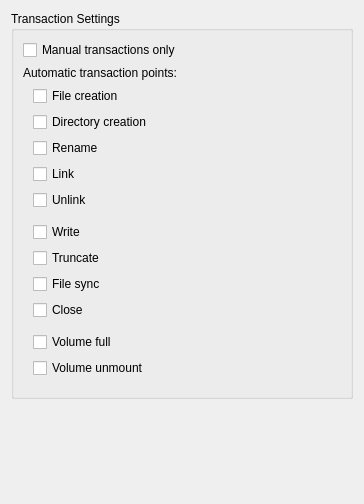
          <widget class="QWidget" name="scrollAreaWidgetContents_5">
           <property name="geometry">
            <rect>
             <x>0</x>
             <y>0</y>
             <width>364</width>
             <height>504</height>
            </rect>
           </property>
           <layout class="QVBoxLayout" name="verticalLayout_29">
            <item>
             <widget class="QGroupBox" name="gbTransactionPts">
              <property name="title">
               <string>Transaction Settings</string>
              </property>
              <layout class="QVBoxLayout" name="verticalLayout_30">
               <item>
                <layout class="QHBoxLayout" name="hlayTransactManual">
                 <item>
                  <widget class="QCheckBox" name="cbTransactManual">
                   <property name="text">
                    <string>Manual transactions only</string>
                   </property>
                  </widget>
                 </item>
                 <item>
                  <widget class="WarningBtn" name="wbtnTransactManual" native="true">
                   <property name="sizePolicy">
                    <sizepolicy hsizetype="Fixed" vsizetype="Ignored">
                     <horstretch>0</horstretch>
                     <verstretch>0</verstretch>
                    </sizepolicy>
                   </property>
                   <property name="minimumSize">
                    <size>
                     <width>18</width>
                     <height>0</height>
                    </size>
                   </property>
                   <property name="maximumSize">
                    <size>
                     <width>18</width>
                     <height>16777215</height>
                    </size>
                   </property>
                  </widget>
                 </item>
                </layout>
               </item>
               <item>
                <widget class="QLabel" name="label_43">
                 <property name="text">
                  <string>Automatic transaction points:</string>
                 </property>
                </widget>
               </item>
               <item>
                <widget class="QFrame" name="frameAutomaticTransactions">
                 <layout class="QVBoxLayout" name="vlayTransactionPtsAuto">
                  <property name="leftMargin">
                   <number>10</number>
                  </property>
                  <property name="topMargin">
                   <number>0</number>
                  </property>
                  <item>
                   <widget class="QCheckBox" name="cbTransactFileCreate">
                    <property name="text">
                     <string>File creation</string>
                    </property>
                   </widget>
                  </item>
                  <item>
                   <widget class="QCheckBox" name="cbTransactDirCreate">
                    <property name="text">
                     <string>Directory creation</string>
                    </property>
                   </widget>
                  </item>
                  <item>
                   <widget class="QCheckBox" name="cbTransactRename">
                    <property name="text">
                     <string>Rename</string>
                    </property>
                   </widget>
                  </item>
                  <item>
                   <widget class="QCheckBox" name="cbTransactLink">
                    <property name="text">
                     <string>Link</string>
                    </property>
                   </widget>
                  </item>
                  <item>
                   <widget class="QCheckBox" name="cbTransactUnlink">
                    <property name="text">
                     <string>Unlink</string>
                    </property>
                   </widget>
                  </item>
                  <item>
                   <spacer name="verticalSpacer_9">
                    <property name="orientation">
                     <enum>Qt::Vertical</enum>
                    </property>
                    <property name="sizeType">
                     <enum>QSizePolicy::Fixed</enum>
                    </property>
                    <property name="sizeHint" stdset="0">
                     <size>
                      <width>20</width>
                      <height>6</height>
                     </size>
                    </property>
                   </spacer>
                  </item>
                  <item>
                   <widget class="QCheckBox" name="cbTransactWrite">
                    <property name="text">
                     <string>Write</string>
                    </property>
                   </widget>
                  </item>
                  <item>
                   <widget class="QCheckBox" name="cbTransactTruncate">
                    <property name="text">
                     <string>Truncate</string>
                    </property>
                   </widget>
                  </item>
                  <item>
                   <widget class="QCheckBox" name="cbTransactFSync">
                    <property name="text">
                     <string>File sync</string>
                    </property>
                   </widget>
                  </item>
                  <item>
                   <widget class="QCheckBox" name="cbTransactClose">
                    <property name="text">
                     <string>Close</string>
                    </property>
                   </widget>
                  </item>
                  <item>
                   <spacer name="verticalSpacer_7">
                    <property name="orientation">
                     <enum>Qt::Vertical</enum>
                    </property>
                    <property name="sizeType">
                     <enum>QSizePolicy::Fixed</enum>
                    </property>
                    <property name="sizeHint" stdset="0">
                     <size>
                      <width>20</width>
                      <height>6</height>
                     </size>
                    </property>
                   </spacer>
                  </item>
                  <item>
                   <layout class="QHBoxLayout" name="hlayTransactVolFull">
                    <item>
                     <widget class="QCheckBox" name="cbTransactVolFull">
                      <property name="text">
                       <string>Volume full</string>
                      </property>
                     </widget>
                    </item>
                    <item>
                     <widget class="WarningBtn" name="wbtnTransactVolFull" native="true">
                      <property name="sizePolicy">
                       <sizepolicy hsizetype="Fixed" vsizetype="Ignored">
                        <horstretch>0</horstretch>
                        <verstretch>0</verstretch>
                       </sizepolicy>
                      </property>
                      <property name="minimumSize">
                       <size>
                        <width>18</width>
                        <height>0</height>
                       </size>
                      </property>
                      <property name="maximumSize">
                       <size>
                        <width>18</width>
                        <height>16777215</height>
                       </size>
                      </property>
                     </widget>
                    </item>
                   </layout>
                  </item>
                  <item>
                   <widget class="QCheckBox" name="cbTransactVolUnmount">
                    <property name="text">
                     <string>Volume unmount</string>
                    </property>
                   </widget>
                  </item>
                 </layout>
                </widget>
               </item>
              </layout>
             </widget>
            </item>
            <item>
             <spacer name="verticalSpacer_6">
              <property name="orientation">
               <enum>Qt::Vertical</enum>
              </property>
              <property name="sizeHint" stdset="0">
               <size>
                <width>20</width>
                <height>40</height>
               </size>
              </property>
             </spacer>
            </item>
           </layout>
          </widget>
